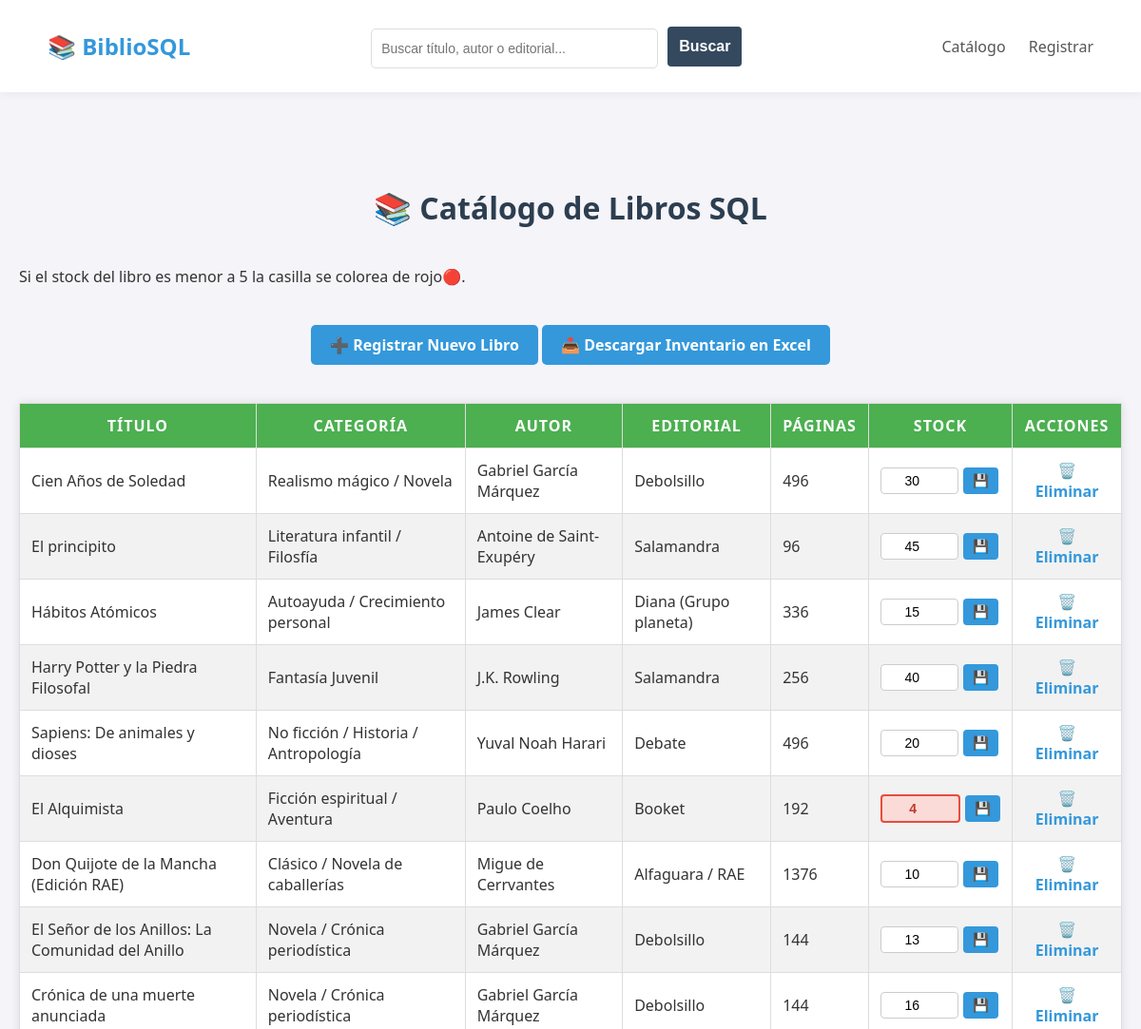
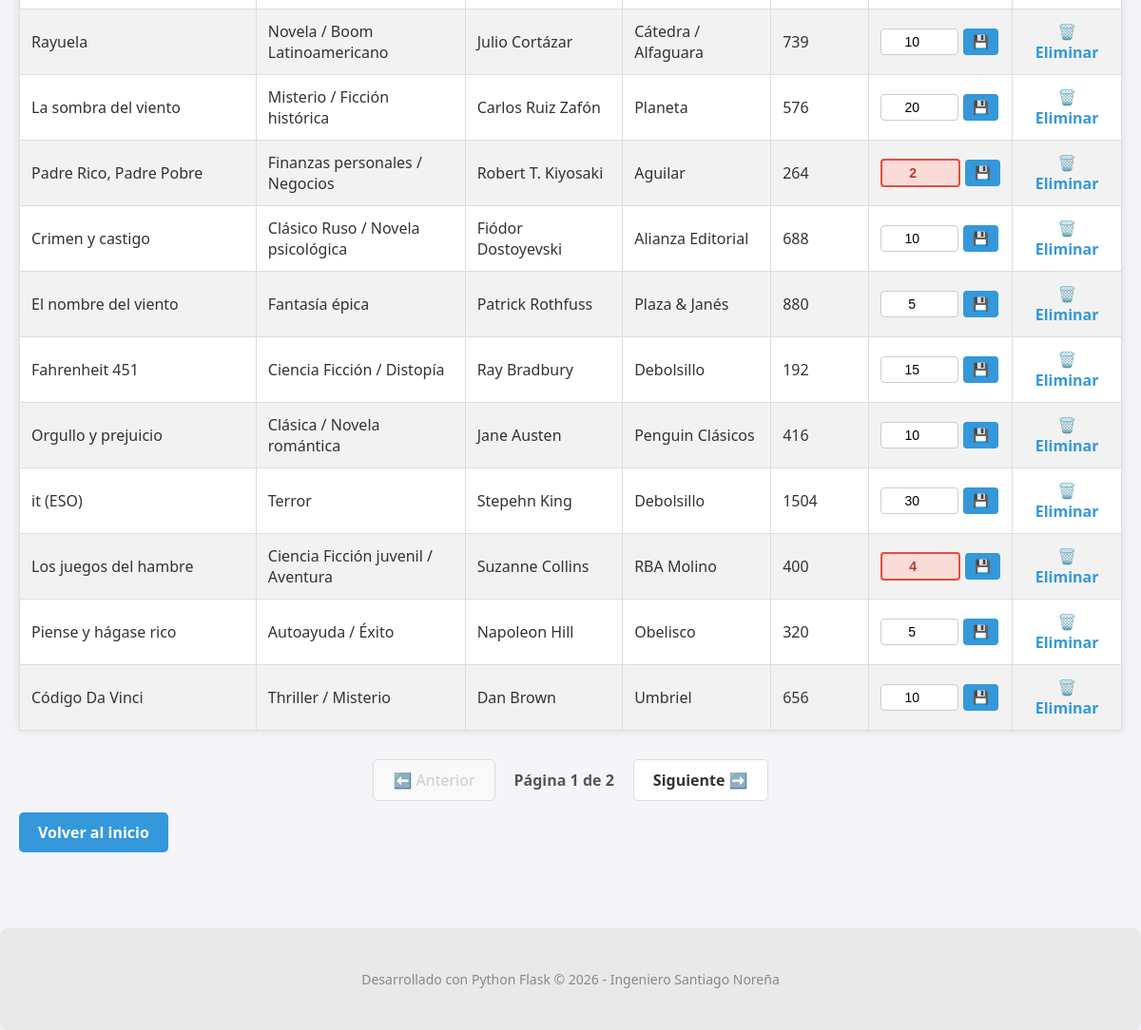
/catalogo, run on the app's committed database (2 pictures, top to bottom).
### biblioteca_libros/biblioteca_sql.py (models this page shows, shortened)
class Libro(Base):
    __tablename__ = 'libros' # Nombre de la tabla en el archivo
    id = Column(String, primary_key=True)
    nombre = Column(String)
    categoria = Column(String)
    autor = Column(String)
    editorial = Column(String)
    paginas = Column(Integer)
    cantidad = Column(Integer)
    @property
    def clase_css_stock(self):
        return "stock-bajo" if self.cantidad < 5 else "stock-alto"

### biblioteca_libros/rutas.py (the view, shortened to what this page needs)
@rutas_globales.route('/catalogo')
def ver_catalogo():
    page = request.args.get('page', 1, type=int)
    busqueda = request.args.get('q', '', type=str)
    per_page = 20 # Libros por página
    query = session.query(Libro)
    total_libros = query.count() # ¿Cuántos libros cumplen el filtro?
    total_pages = math.ceil(total_libros / per_page) # Redondeamos hacia arriba
    offset = (page - 1) * per_page
    lista_libros = query.limit(per_page).offset(offset).all()
    return render_template('catalogo.html',
                           libros=lista_libros,
                           page=page,
                           total_pages=total_pages,
                           busqueda=busqueda)

### biblioteca_libros/templates/catalogo.html (shortened to what this page needs)
<!DOCTYPE html>
<html lang="es">
<head>
    <link rel="stylesheet" href="{{ url_for('static', filename='estilos.css') }}">
    <link rel="stylesheet" href="https://cdnjs.cloudflare.com/ajax/libs/font-awesome/6.0.0/css/all.min.css">
</head>
<body>
    <nav class="navbar">
        <div class="logo"><a href="/">📚 BiblioSQL</a></div>
        <div class="toolbar">
            <form action="/catalogo" method="GET" class="search-form">
                <input type="text" name="q" placeholder="Buscar título, autor o editorial..." value="{{ busqueda }}">
                <button type="submit">Buscar</button>
            </form>
        </div>
        <div class="nav-links">
            <a href="/catalogo">Catálogo</a>
            <a href="/registrar">Registrar</a>
        </div>
    </nav>
    <div class="contenedor_cuerpo">
        <h1>📚 Catálogo de Libros SQL</h1>
        <p>Si el stock del libro es menor a 5 la casilla se colorea de rojo🔴.</p>
        <div class="contenedor_registro">
            <a href="/registrar" class="btn">➕ Registrar Nuevo Libro</a>
            <a href="/descargar_excel" class="btn">📥 Descargar Inventario en Excel</a>
        </div>
        <table>
            <thead>
                <tr>
                    <th>Título</th>
                    <th>Categoría</th>
                    <th>Autor</th>
                    <th>Editorial</th>
                    <th>Páginas</th>
                    <th>Stock</th>
                    <th>Acciones</th>
                </tr>
            </thead>
            <tbody>
                {% for libro in libros %}
                <tr>
                    <td>{{ libro.nombre }}</td>
                    <td>{{ libro.categoria }}</td>
                    <td>{{ libro.autor }}</td>
                    <td>{{ libro.editorial }}</td>
                    <td>{{ libro.paginas }}</td>
                    <td>
                        <form action="/actualizar_stock" method="POST" class="form-stock">
                            <input type="number" name="nuevo_stock" value="{{ libro.cantidad }}" min="0" class="input-stock {{ libro.clase_css_stock }}">
                            <button type="submit" class="btn-guardar" title="Actualizar Stock">💾</button>
                        </form>
                    </td>
                    <td class="eliminar">
                        <a href="/eliminar/{{ libro.id }}" class="btn-eliminar">
                            🗑️ Eliminar
                        </a>
                    </td>
                </tr>
                {% endfor %}
            </tbody>
        </table>
        {% if total_pages > 1 %}
        <div class="pagination">
            {% if page > 1 %}
                <a href="/catalogo?page={{ page-1 }}&q={{ busqueda }}" class="page-link">⬅️ Anterior</a>
            {% else %}
                <span class="page-link disabled">⬅️ Anterior</span>
            {% endif %}
            <span class="page-info">Página {{ page }} de {{ total_pages }}</span>
            {% if page < total_pages %}
                <a href="/catalogo?page={{ page+1 }}&q={{ busqueda }}" class="page-link">Siguiente ➡️</a>
            {% else %}
                <span class="page-link disabled">Siguiente ➡️</span>
            {% endif %}
        </div>
        {% endif %}
        <br>
        <a href="/" class="btn">Volver al inicio</a>
    </div>
    <footer>
        <p>Desarrollado con Python Flask &copy; 2026 - Ingeniero Santiago Noreña</p>
    </footer>
</body>
</html>

### biblioteca_libros/static/estilos.css (style rules this page uses)
body { font-family: 'Segoe UI', Tahoma, Geneva, Verdana, sans-serif; margin: 0; padding: 0; background-color: #f4f4f9; color: #333; }
.contenedor_cuerpo { max-width: 1800px; margin: 0 auto; padding: 40px 20px; flex: 1; width: 100%; box-sizing: border-box; }
.navbar { display: flex; justify-content: space-between; align-items: center; padding: 10px 50px; background-color: white; box-shadow: 0 2px 10px rgba(0,0,0,0.05); position: sticky; top: 0; z-index: 1000; width: 100%; box-sizing: border-box; }
.logo { font-size: 24px; font-weight: 800; color: #2c3e50; text-decoration: none; cursor: pointer; }
.toolbar { display: flex; justify-content: space-between; align-items: center; margin-bottom: 0; background: white; padding: 15px; border-radius: 8px; }
.search-form { display: flex; gap: 10px; align-items: center; box-shadow: none; padding: 0; margin: 0; }
.search-form input { padding: 10px; border: 1px solid #ddd; border-radius: 5px; height: 20px; width: 280px; }
.search-form button { margin: 0; width: auto; height: auto; background-color: #34495e; }
.nav-links a { margin-left: 20px; color: #555; font-weight: 500; font-size: 16px; text-decoration: none; }
h1 { margin: 40px 0; }
h1, h2 { text-align: center; color: #2c3e50; }
a { color: #3498db; text-decoration: none; font-weight: bold; }
.contenedor_registro { text-align: center; margin-bottom: 20px; margin: 50px 0; }
.btn { background-color: #3498db; color: white; padding: 10px 20px; border-radius: 5px; text-decoration: none; font-weight: bold; }
table { width: 100%; border-collapse: collapse; margin-top: 20px; background-color: white; box-shadow: 0 0 10px rgba(0,0,0,0.1); }
th { border: 1px solid #ddd; padding: 12px; text-align: center; }
td { border: 1px solid #ddd; padding: 12px; text-align: left; }
th { background-color: #4CAF50; color: white; text-transform: uppercase; letter-spacing: 1px; }
tr:nth-child(even) { background-color: #f2f2f2; }
form { background: white; padding: 30px; border-radius: 8px; box-shadow: 0 4px 15px rgba(0,0,0,0.1); max-width: 400px; margin: auto; }
input { width: 95%; padding: 10px; margin-top: 5px; border: 1px solid #ccc; border-radius: 4px; font-size: 14px; }
button { margin-top: 25px; width: 100%; padding: 12px; background-color: #4CAF50; color: white; border: none; border-radius: 4px; cursor: pointer; font-size: 16px; font-weight: bold; transition: background-color 0.3s; }
.input-stock { width: 70px !important; text-align: center; padding: 5px !important; margin: 0 !important; }
input.stock-bajo { background-color: #fadbd8 !important; border: 2px solid #e74c3c !important; color: #c0392b !important; font-weight: bold; }
.btn-guardar { background-color: #3498db; color: white; width: auto; padding: 6px 10px; margin: 0; font-size: 14px; border-radius: 4px; }
.form-stock { display: flex; align-items: center; gap: 5px; }
table form { background: transparent; padding: 0; box-shadow: none; margin: 0; }
.eliminar { text-align: center; }
.pagination { display: flex; justify-content: center; align-items: center; gap: 20px; margin-top: 30px; }
.page-link { padding: 10px 20px; background-color: white; border: 1px solid #ddd; border-radius: 5px; color: #333; text-decoration: none; transition: all 0.3s; }
.page-link.disabled { background-color: #f9f9f9; color: #ccc; cursor: not-allowed; }
.page-info { font-weight: bold; color: #555; }
footer { text-align: center; padding: 30px; margin: 0; color: #888; background-color: #e9e9e9; font-size: 14px; margin-top: 50px; border-radius: 8px; }

### data on the page
Libro: nombre "Cien Años de Soledad", categoria "Realismo mágico / Novela", autor "Gabriel García Márquez", editorial "Debolsillo", paginas "496", nuevo_stock "30"
Libro: nombre "El principito", categoria "Literatura infantil / Filosfía", autor "Antoine de Saint-Exupéry", editorial "Salamandra", paginas "96", nuevo_stock "45"
Libro: nombre "Hábitos Atómicos", categoria "Autoayuda / Crecimiento personal", autor "James Clear", editorial "Diana (Grupo planeta)", paginas "336", nuevo_stock "15"
Libro: nombre "Harry Potter y la Piedra Filosofal", categoria "Fantasía Juvenil", autor "J.K. Rowling", editorial "Salamandra", paginas "256", nuevo_stock "40"
Libro: nombre "Sapiens: De animales y dioses", categoria "No ficción / Historia / Antropología", autor "Yuval Noah Harari", editorial "Debate", paginas "496", nuevo_stock "20"
Libro: nombre "El Alquimista", categoria "Ficción espiritual / Aventura", autor "Paulo Coelho", editorial "Booket", paginas "192", nuevo_stock "4"
Libro: nombre "Don Quijote de la Mancha (Edición RAE)", categoria "Clásico / Novela de caballerías", autor "Migue de Cerrvantes", editorial "Alfaguara / RAE", paginas "1376", nuevo_stock "10"
Libro: nombre "El Señor de los Anillos: La Comunidad del Anillo", categoria "Novela / Crónica periodística", autor "Gabriel García Márquez", editorial "Debolsillo", paginas "144", nuevo_stock "13"
Libro: nombre "Crónica de una muerte anunciada", categoria "Novela / Crónica periodística", autor "Gabriel García Márquez", editorial "Debolsillo", paginas "144", nuevo_stock "16"
Libro: nombre "Rayuela", categoria "Novela / Boom Latinoamericano", autor "Julio Cortázar", editorial "Cátedra / Alfaguara", paginas "739", nuevo_stock "10"
Libro: nombre "La sombra del viento", categoria "Misterio / Ficción histórica", autor "Carlos Ruiz Zafón", editorial "Planeta", paginas "576", nuevo_stock "20"
Libro: nombre "Padre Rico, Padre Pobre", categoria "Finanzas personales / Negocios", autor "Robert T. Kiyosaki", editorial "Aguilar", paginas "264", nuevo_stock "2"
Libro: nombre "Crimen y castigo", categoria "Clásico Ruso / Novela psicológica", autor "Fiódor Dostoyevski", editorial "Alianza Editorial", paginas "688", nuevo_stock "10"
Libro: nombre "El nombre del viento", categoria "Fantasía épica", autor "Patrick Rothfuss", editorial "Plaza & Janés", paginas "880", nuevo_stock "5"
Libro: nombre "Fahrenheit 451", categoria "Ciencia Ficción / Distopía", autor "Ray Bradbury", editorial "Debolsillo", paginas "192", nuevo_stock "15"
Libro: nombre "Orgullo y prejuicio", categoria "Clásica / Novela romántica", autor "Jane Austen", editorial "Penguin Clásicos", paginas "416", nuevo_stock "10"
Libro: nombre "it (ESO)", categoria "Terror", autor "Stepehn King", editorial "Debolsillo", paginas "1504", nuevo_stock "30"
Libro: nombre "Los juegos del hambre", categoria "Ciencia Ficción juvenil / Aventura", autor "Suzanne Collins", editorial "RBA Molino", paginas "400", nuevo_stock "4"
Libro: nombre "Piense y hágase rico", categoria "Autoayuda / Éxito", autor "Napoleon Hill", editorial "Obelisco", paginas "320", nuevo_stock "5"
Libro: nombre "Código Da Vinci", categoria "Thriller / Misterio", autor "Dan Brown", editorial "Umbriel", paginas "656", nuevo_stock "10"

### other printed values
{{ page }} "1"
{{ total_pages }} "2"
